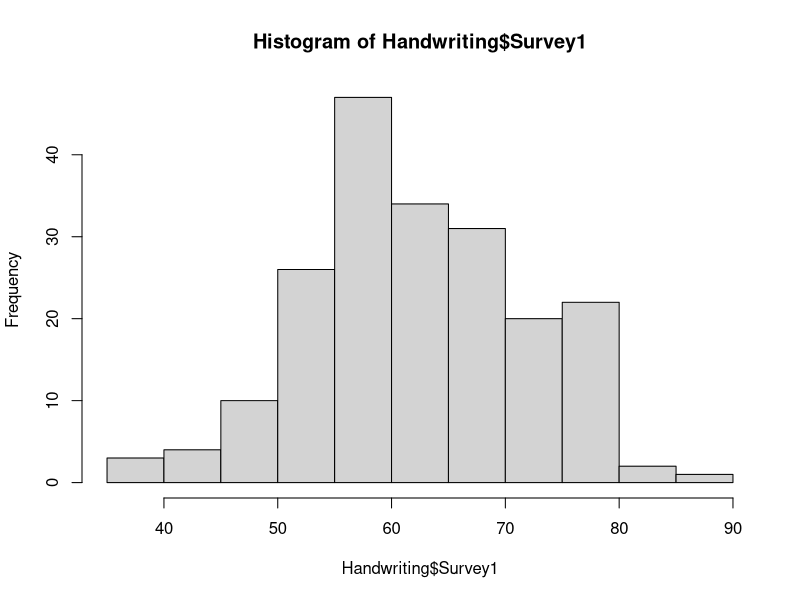
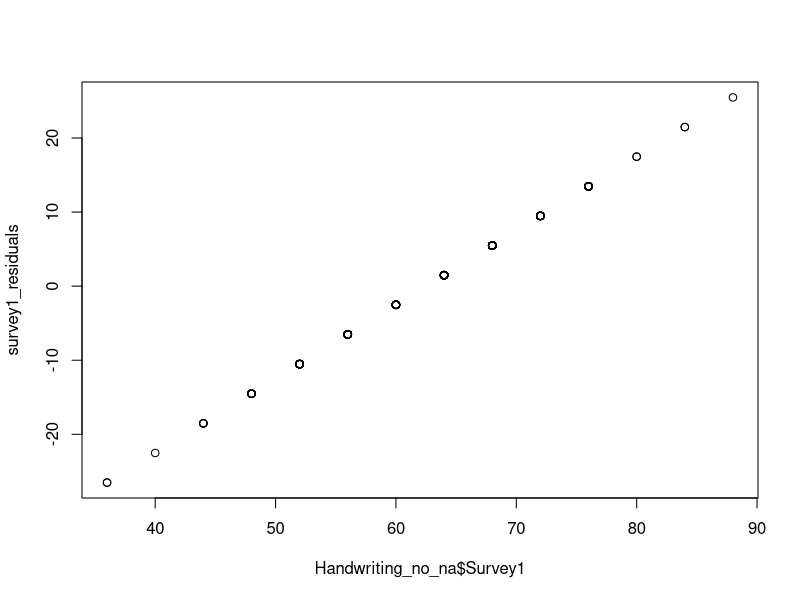
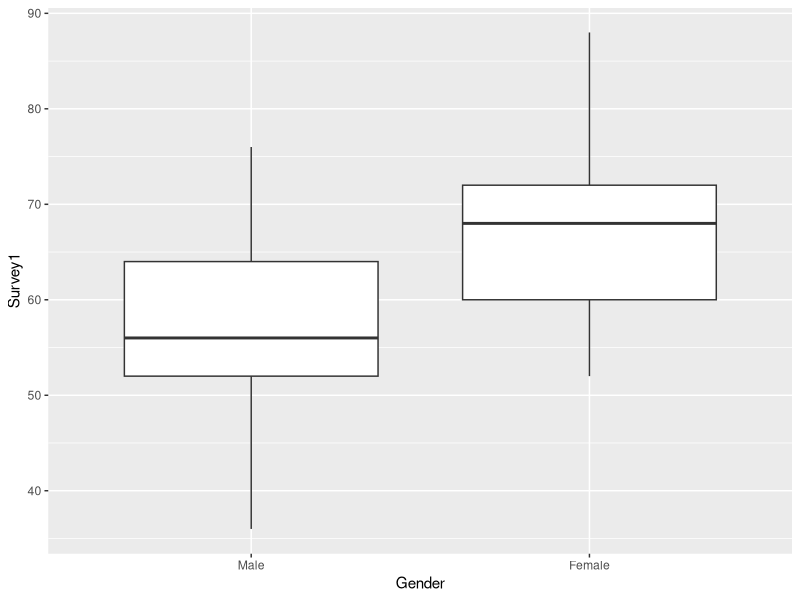
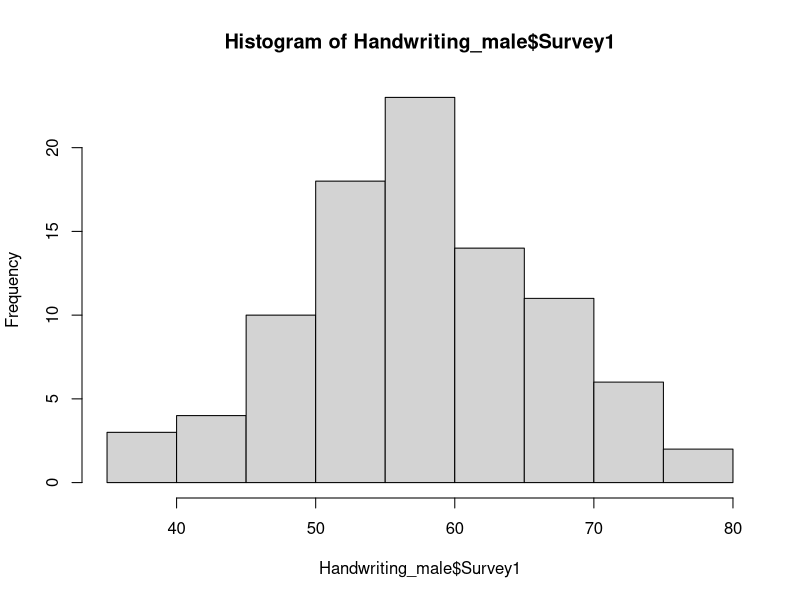
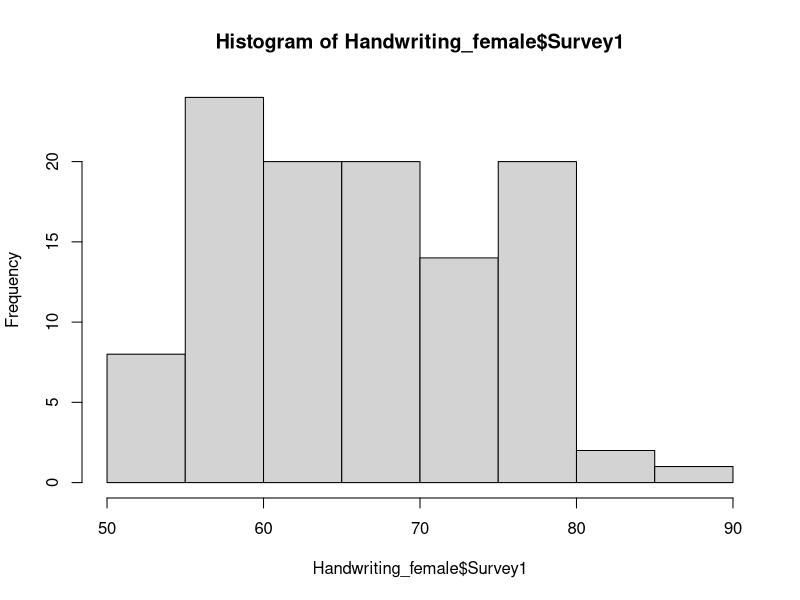
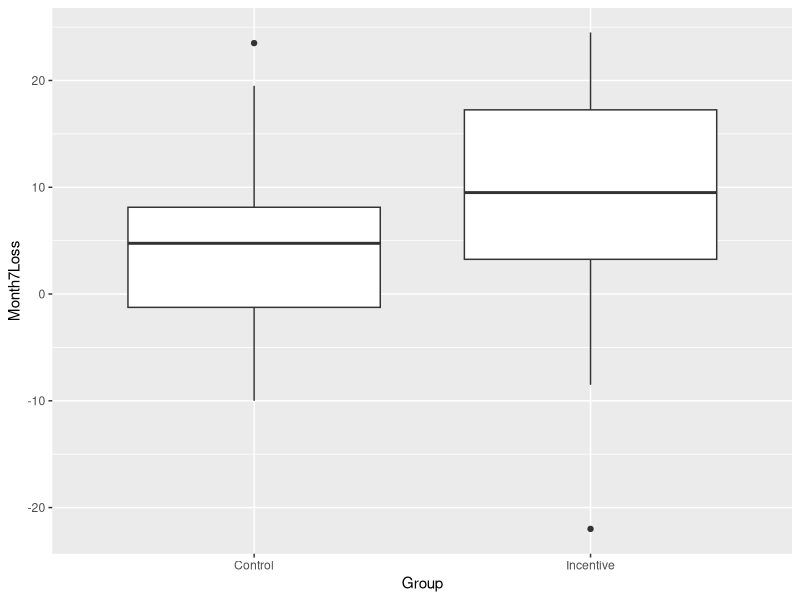

R code for these plots, in order:
## ---- chunk 1
knitr::opts_chunk$set(echo = TRUE)
## ---- chunk 2
library(tidyverse)
library(ggplot2)
## ---- chunk 3
Handwriting <- read_csv("../data_sets/chapter_0/data/Handwriting.csv", show_col_types = FALSE)
hist(Handwriting$Survey1)
summary(Handwriting$Survey1)
## ---- chunk 4
Handwriting_no_na <- subset(Handwriting, is.na(Survey1) == FALSE)
survey1_residuals <- Handwriting_no_na$Survey1 - mean(Handwriting_no_na$Survey1)
# Part a
plot(Handwriting_no_na$Survey1, survey1_residuals)

# Part b
t.test(Handwriting_no_na$Survey1, mu = 50, alternative = "greater")
## ---- chunk 5
# Part a
Handwriting_genders <- Handwriting_no_na
Handwriting_genders$Gender <- factor(Handwriting_genders$Gender,
                              levels=c(0,1),
                              labels=c("Male", "Female"))
ggplot(Handwriting_genders, aes(x=Gender, y = Survey1, group = Gender)) +
  geom_boxplot()

# Part b
Handwriting_male = subset(Handwriting_genders, Handwriting_genders$Gender == "Male")
Handwriting_female = subset(Handwriting_genders, Handwriting_genders$Gender == "Female")
print(paste0("Survey 1 Mean for males: ", mean(Handwriting_male$Survey1)))
print(paste0("Survey 1 Mean for females: ", mean(Handwriting_female$Survey1)))

# Part c
hist(Handwriting_male$Survey1)
hist(Handwriting_female$Survey1)
t.test(Handwriting_male$Survey1, Handwriting_female$Survey2, alternative = "greater")
## ---- chunk 6
weight_loss <- read_csv("../data_sets/chapter_0/data/WeightLossIncentive7.csv", show_col_types = FALSE)
weight_loss_control <- subset(weight_loss, weight_loss$Group == "Control")
weight_loss_incentive <- subset(weight_loss, weight_loss$Group == "Incentive")

ggplot(weight_loss, aes(x = Group, y = Month7Loss)) +
  geom_boxplot()

mean(weight_loss_control$Month7Loss)
mean(weight_loss_incentive$Month7Loss)
t.test(weight_loss_control$Month7Loss, weight_loss_incentive$Month7Loss, alternative = "less")
## ---- chunk 7
day_1_survey <- read_csv("../data_sets/chapter_0/data/Day1Survey.csv", show_col_types = FALSE)
day_1_survey_male <- subset(day_1_survey, day_1_survey$Sex == "M")
day_1_survey_female <- subset(day_1_survey, day_1_survey$Sex == "F")

summary(day_1_survey_female$Reading)
summary(day_1_survey_male$Reading)

t.test(day_1_survey_female$Reading, day_1_survey_male$Reading, alternative="greater")
## ---- chunk 8
marathon_data <- read_csv("../data_sets/chapter_0/data/Marathon.csv", show_col_types = FALSE)

# Separating the data and cleaning out the NAs
marathon_data_before <- subset(marathon_data, marathon_data$After2004 == 0)
marathon_data_after <- subset(marathon_data, marathon_data$After2004 == 1)
marathon_data_before <- subset(marathon_data_before, (is.na(marathon_data_before$PaceMin) | is.na(marathon_data_before$Miles)) == FALSE) 
marathon_data_after <- subset(marathon_data_after, (is.na(marathon_data_after$PaceMin) | is.na(marathon_data_after$Miles)) == FALSE) 

summary(marathon_data_before$PaceMin)
sd(marathon_data_before$PaceMin)
summary(marathon_data_after$PaceMin)

summary(marathon_data_before$Miles)
summary(marathon_data_after$Miles)

t.test(marathon_data_before$PaceMin, marathon_data_after$PaceMin, alternative="less")
t.test(marathon_data_before$Miles, marathon_data_after$Miles, alternative="greater")
